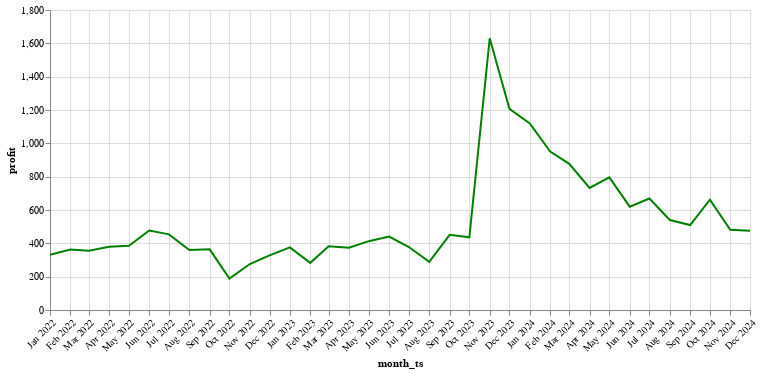

The notebook cell this image was saved under:
### Code cell
merch_profit['month_ts'] = merch_profit['month'].dt.to_timestamp()

merch_profit_plot = alt.Chart(merch_profit).mark_line(color='green').encode(
    x=alt.X('month_ts:T', axis=alt.Axis(format='%b %Y', tickCount="month", labelOverlap=False, labelAngle=-45)),
    y="profit"
).properties(
    width=700 
)
merch_profit_plot

### Figure 1 — Vega specification as saved in the notebook (floating-point values rounded to 4 significant figures)
{"$schema": "https://vega.github.io/schema/vega/v5.json", "data": [{"name": "source_0", "values": [{"month_ts": "2022-01-01T00:00:00.000", "profit": 332.0}, {"month_ts": "2022-02-01T00:00:00.000", "profit": 363.0}, {"month_ts": "2022-03-01T00:00:00.000", "profit": 356.0}, {"month_ts": "2022-04-01T00:00:00.000", "profit": 379.0}, {"month_ts": "2022-05-01T00:00:00.000", "profit": 385.0}, {"month_ts": "2022-06-01T00:00:00.000", "profit": 477.0}, {"month_ts": "2022-07-01T00:00:00.000", "profit": 454.0}, {"month_ts": "2022-08-01T00:00:00.000", "profit": 360.0}, {"month_ts": "2022-09-01T00:00:00.000", "profit": 364.0}, {"month_ts": "2022-10-01T00:00:00.000", "profit": 189.0}, {"month_ts": "2022-11-01T00:00:00.000", "profit": 276.0}, {"month_ts": "2022-12-01T00:00:00.000", "profit": 328.0}, {"month_ts": "2023-01-01T00:00:00.000", "profit": 376.0}, {"month_ts": "2023-02-01T00:00:00.000", "profit": 283.0}, {"month_ts": "2023-03-01T00:00:00.000", "profit": 383.0}, {"month_ts": "2023-04-01T00:00:00.000", "profit": 374.0}, {"month_ts": "2023-05-01T00:00:00.000", "profit": 413.0}, {"month_ts": "2023-06-01T00:00:00.000", "profit": 441.0}, {"month_ts": "2023-07-01T00:00:00.000", "profit": 378.0}, {"month_ts": "2023-08-01T00:00:00.000", "profit": 289.0}, {"month_ts": "2023-09-01T00:00:00.000", "profit": 451.0}, {"month_ts": "2023-10-01T00:00:00.000", "profit": 436.0}, {"month_ts": "2023-11-01T00:00:00.000", "profit": 1630.0}, {"month_ts": "2023-12-01T00:00:00.000", "profit": 1207.0}, {"month_ts": "2024-01-01T00:00:00.000", "profit": 1119.0}, {"month_ts": "2024-02-01T00:00:00.000", "profit": 951.0}, {"month_ts": "2024-03-01T00:00:00.000", "profit": 877.0}, {"month_ts": "2024-04-01T00:00:00.000", "profit": 732.0}, {"month_ts": "2024-05-01T00:00:00.000", "profit": 796.0}, {"month_ts": "2024-06-01T00:00:00.000", "profit": 620.0}, {"month_ts": "2024-07-01T00:00:00.000", "profit": 669.0}, {"month_ts": "2024-08-01T00:00:00.000", "profit": 540.0}, {"month_ts": "2024-09-01T00:00:00.000", "profit": 510.0}, {"month_ts": "2024-10-01T00:00:00.000", "profit": 662.0}, {"month_ts": "2024-11-01T00:00:00.000", "profit": 481.0}, {"month_ts": "2024-12-01T00:00:00.000", "profit": 475.0}], "transform": [{"type": "formula", "expr": "toDate(datum['month_ts'])", "as": "month_ts"}]}, {"name": "source_0_y_domain_profit", "values": [{"min": 189.0, "max": 1630.0}]}], "marks": [{"type": "line", "name": "marks", "from": {"data": "source_0"}, "sort": {"field": "x"}, "encode": {"update": {"y": {"field": "profit", "scale": "y"}, "stroke": {"value": "green"}, "x": {"field": "month_ts", "scale": "x"}, "defined": {"signal": "isValid(datum[\"month_ts\"]) && isFinite(+datum[\"month_ts\"]) && isValid(datum[\"profit\"]) && isFinite(+datum[\"profit\"])"}}}, "style": ["line"]}], "scales": [{"name": "x", "type": "time", "domain": {"data": "source_0", "field": "month_ts"}, "range": [0, {"signal": "width"}]}, {"name": "y", "type": "linear", "domain": [{"signal": "(data(\"source_0_y_domain_profit\")[0] || {}).min"}, {"signal": "(data(\"source_0_y_domain_profit\")[0] || {}).max"}], "range": [{"signal": "height"}, 0], "nice": true, "zero": true}], "axes": [{"scale": "x", "gridScale": "y", "tickCount": "month", "aria": false, "grid": true, "orient": "bottom", "domain": false, "labels": false, "minExtent": 0, "zindex": 0, "maxExtent": 0, "ticks": false}, {"scale": "y", "domain": false, "grid": true, "orient": "left", "zindex": 0, "aria": false, "gridScale": "x", "labels": false, "minExtent": 0, "maxExtent": 0, "tickCount": {"signal": "ceil(height/40)"}, "ticks": false}, {"scale": "x", "orient": "bottom", "labelFlush": true, "labelAngle": 315, "labelBaseline": "top", "grid": false, "labelOverlap": false, "format": "%b %Y", "zindex": 0, "tickCount": "month", "title": "month_ts", "labelAlign": "right"}, {"scale": "y", "zindex": 0, "orient": "left", "grid": false, "title": "profit", "labelOverlap": true, "tickCount": {"signal": "ceil(height/40)"}}], "padding": 5, "background": "white", "height": 300, "style": "cell", "width": 700}
